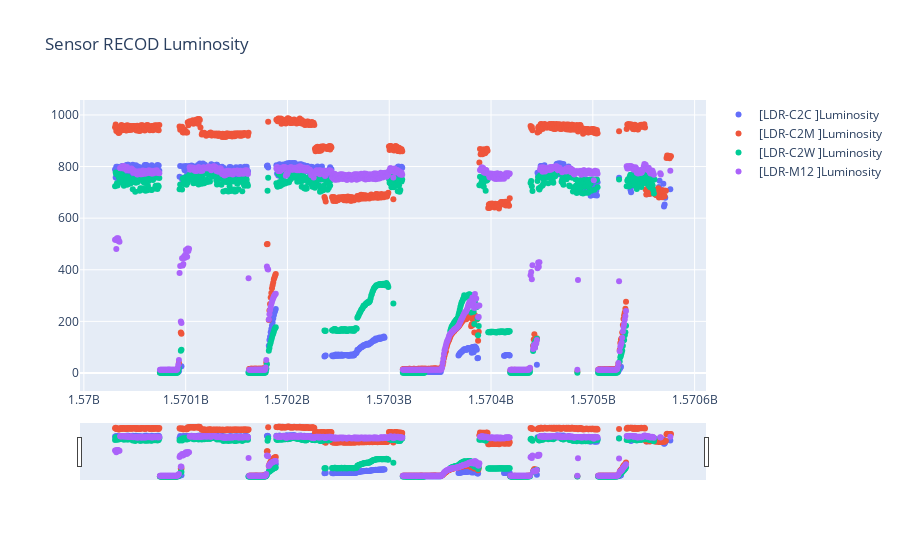

Notebook source saved alongside this figure:
### Code cell
# Plot Data Luminosity
import plotly.graph_objects as go
import pandas as pd
import numpy as np

colorsIdx = {'True': 'orange', 'False': 'blue'}
luminosity_sensors = [all_sensors[sensor] for sensor in all_sensors.keys() if all_sensors[sensor].sensor_type == 'luminosity']
fig = go.Figure()
for tmp in luminosity_sensors:

    fig.add_trace(
            go.Scatter(x=tmp.date, y=tmp.data, name="[%s ]Luminosity"%(tmp.sensor_id),
                             mode = 'markers',
                              showlegend=True)
    )

fig.update_layout(title_text='Sensor RECOD Luminosity',
                      xaxis_rangeslider_visible=True)
fig.show()

### Figure 1 — Plotly figure (JSON) as saved in the notebook; plotly's stock layout.template omitted (floating-point values rounded to 4 significant figures; data arrays with more than 128 entries replaced by an {"elided": "..."} marker saying what was removed)
{"data": [{"mode": "markers", "name": "[LDR-C2C ]Luminosity", "showlegend": true, "type": "scatter", "x": {"elided": "670 int values"}, "y": {"elided": "670 str values"}}, {"mode": "markers", "name": "[LDR-C2M ]Luminosity", "showlegend": true, "type": "scatter", "x": {"elided": "877 int values"}, "y": {"elided": "877 str values"}}, {"mode": "markers", "name": "[LDR-C2W ]Luminosity", "showlegend": true, "type": "scatter", "x": {"elided": "802 int values"}, "y": {"elided": "802 str values"}}, {"mode": "markers", "name": "[LDR-M12 ]Luminosity", "showlegend": true, "type": "scatter", "x": {"elided": "852 int values"}, "y": {"elided": "852 str values"}}], "layout": {"title": {"text": "Sensor RECOD Luminosity"}, "xaxis": {"rangeslider": {"visible": true}}}}
